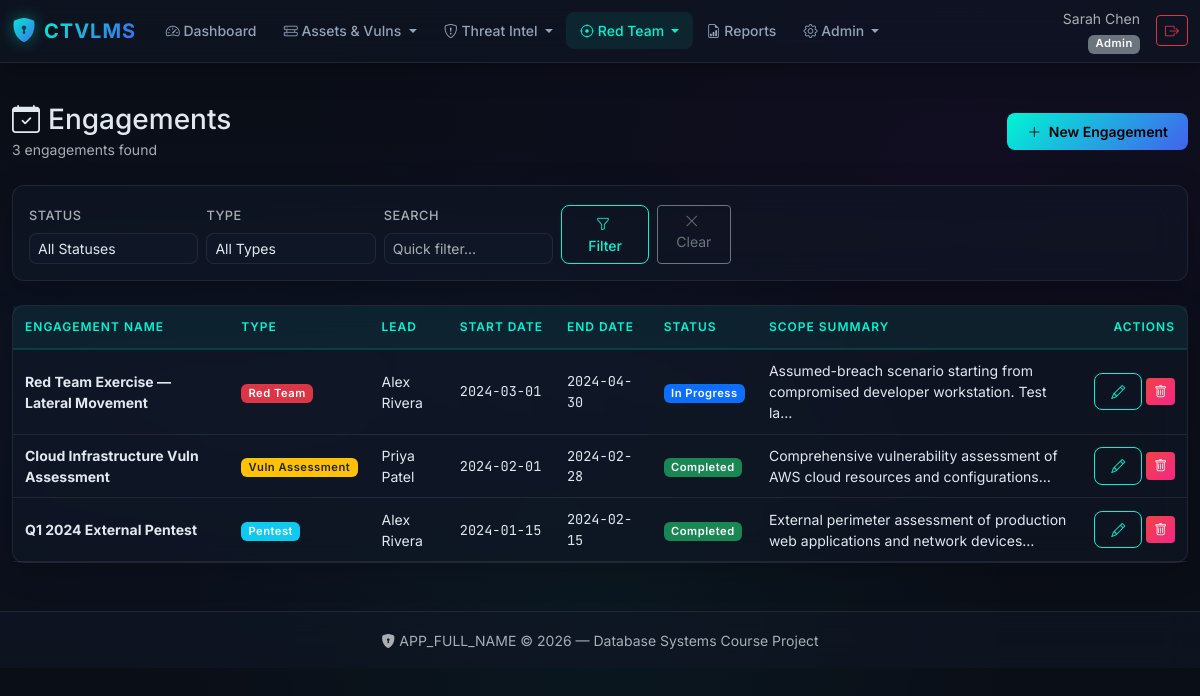
Page /?page=engagements/list (signed in) on the committed database.
### tables this page shows
CREATE TABLE engagements (
    engagementID INT AUTO_INCREMENT PRIMARY KEY,
    engagementName VARCHAR(200) NOT NULL,
    engagementType ENUM('Pentest','Red_Team','Purple_Team','Vuln_Assessment') NOT NULL,
    leadUserID INT,
    startDate DATE NOT NULL,
    endDate DATE,
    status ENUM('Planned','In_Progress','Completed','Cancelled') NOT NULL DEFAULT 'Planned',
    scopeSummary TEXT,
    FOREIGN KEY (leadUserID) REFERENCES users(userID) ON DELETE SET NULL
);

CREATE TABLE users (
    userID INT AUTO_INCREMENT PRIMARY KEY,
    fullName VARCHAR(100) NOT NULL,
    email VARCHAR(150) NOT NULL UNIQUE,
    passwordHash VARCHAR(255) NOT NULL,
    role ENUM('Admin','SOC_Analyst','Red_Teamer','Vuln_Manager','Viewer') NOT NULL DEFAULT 'Viewer',
    isActive BOOLEAN NOT NULL DEFAULT TRUE,
    createdAt TIMESTAMP DEFAULT CURRENT_TIMESTAMP
);

### index.php (called while the page is built, shortened)
<?php
require_once __DIR__ . '/includes/auth.php';
require_once __DIR__ . '/includes/audit.php';
require_once __DIR__ . '/includes/helpers.php';
$page = $_GET['page'] ?? 'dashboard';
$page = preg_replace('/[^a-zA-Z0-9_\/]/', '', $page);
$routes = [
    'dashboard'            => 'pages/dashboard.php',
    'reports'              => 'pages/reports.php',
    'users/list'           => 'pages/users/list.php',
    'users/form'           => 'pages/users/form.php',
    'assets/list'          => 'pages/assets/list.php',
    'assets/form'          => 'pages/assets/form.php',
    'vulnerabilities/list' => 'pages/vulnerabilities/list.php',
    'vulnerabilities/form' => 'pages/vulnerabilities/form.php',
    'exposures/list'       => 'pages/exposures/list.php',
    'asset_vulns/list'     => 'pages/asset_vulns/list.php',
    'asset_vulns/form'     => 'pages/asset_vulns/form.php',
    'threat_actors/list'   => 'pages/threat_actors/list.php',
    'threat_actors/form'   => 'pages/threat_actors/form.php',
    'iocs/list'            => 'pages/iocs/list.php',
    'iocs/form'            => 'pages/iocs/form.php',
    'incidents/list'       => 'pages/incidents/list.php',
    'incidents/form'       => 'pages/incidents/form.php',
    'engagements/list'     => 'pages/engagements/list.php',
    'engagements/form'     => 'pages/engagements/form.php',
    'findings/list'        => 'pages/findings/list.php',
    'findings/form'        => 'pages/findings/form.php',
    'remediations/list'    => 'pages/remediations/list.php',
    'remediations/form'    => 'pages/remediations/form.php',
    'audit_log/list'       => 'pages/audit_log/list.php',
];
require __DIR__ . '/' . $routes[$page];

### includes/auth.php (called while the page is built, shortened)
<?php
function canWrite(string $entity): bool
{
    $role = $_SESSION['role'] ?? '';
    $perms = [
        'users'           => ['Admin'],
        'assets'          => ['Admin', 'Vuln_Manager'],
        'vulnerabilities' => ['Admin', 'SOC_Analyst', 'Vuln_Manager'],
        'asset_vulns'     => ['Admin', 'SOC_Analyst', 'Vuln_Manager'],
        'threat_actors'   => ['Admin', 'SOC_Analyst', 'Red_Teamer'],
        'iocs'            => ['Admin', 'SOC_Analyst', 'Red_Teamer'],
        'incidents'       => ['Admin', 'SOC_Analyst'],
        'engagements'     => ['Admin', 'Red_Teamer'],
        'findings'        => ['Admin', 'Red_Teamer'],
        'remediations'    => ['Admin', 'SOC_Analyst', 'Vuln_Manager'],
        'audit_log'       => [],
    ];
    return in_array($role, $perms[$entity] ?? [], true);
}

### pages/engagements/list.php (the view, shortened to what this page needs)
<?php
$pageTitle = 'Engagements';
$db = getDB();
$entity = 'engagements';
$page         = max(1, (int)($_GET['pg'] ?? 1));
$where  = [];
$params = [];
$whereSQL = $where ? 'WHERE ' . implode(' AND ', $where) : '';
$countSql = "SELECT COUNT(*) FROM engagements e {$whereSQL}";
$dataSql = "SELECT e.*, u.fullName AS leadName
            FROM engagements e
            LEFT JOIN users u ON e.leadUserID = u.userID
            {$whereSQL}
            ORDER BY e.startDate DESC, e.engagementID DESC";
$result       = paginate($db, $countSql, $dataSql, $params, $page, 15);
$rows         = $result['rows'];
require __DIR__ . '/../../includes/header.php';
?>
<div class="page-header">
    <div>
        <h1 class="h3 mb-0"><i class="bi bi-calendar-check me-2"></i><?= e($pageTitle) ?></h1>
        <small class="text-muted"><?= $result['total'] ?> engagement<?= $result['total'] !== 1 ? 's' : '' ?> found</small>
    </div>
    <?php if (canWrite($entity)): ?>
    <a href="?page=engagements/form" class="btn btn-cyber">
        <i class="bi bi-plus-lg me-1"></i> New Engagement
    </a>
    <?php endif; ?>
</div>
<div class="filter-bar glass-card p-3 mb-4">
    <form method="GET" class="row g-2 align-items-end">
        <div class="col-md-3">
            <label class="form-label small text-muted">Status</label>
            <select name="status" class="form-select form-select-sm">
                <option value="">All Statuses</option>
            </select>
        </div>
        <div class="col-md-3">
            <label class="form-label small text-muted">Type</label>
            <select name="type" class="form-select form-select-sm">
                <option value="">All Types</option>
            </select>
        </div>
        <div class="col-md-3">
            <label class="form-label small text-muted">Search</label>
            <input type="text" id="tableSearch" class="form-control form-control-sm"
                   placeholder="Quick filter…">
        </div>
        <div class="col-md-3 d-flex gap-2">
            <button type="submit" class="btn btn-cyber-outline btn-sm flex-fill">
                <i class="bi bi-funnel me-1"></i> Filter
            </button>
            <a href="?page=engagements/list" class="btn btn-outline-secondary btn-sm flex-fill">
                <i class="bi bi-x-lg me-1"></i> Clear
            </a>
        </div>
    </form>
</div>
<div class="glass-card p-0 fade-in-up">
    <div class="table-responsive">
        <table class="table table-dark-custom table-hover mb-0">
            <thead>
                <tr>
                    <th>Engagement Name</th>
                    <th>Type</th>
                    <th>Lead</th>
                    <th>Start Date</th>
                    <th>End Date</th>
                    <th>Status</th>
                    <th>Scope Summary</th>
                    <?php if (canWrite($entity)): ?>
                    <th class="text-end">Actions</th>
                    <?php endif; ?>
                </tr>
            </thead>
            <tbody>
                <?php if (empty($rows)): ?>
                <tr>
                    <td colspan="<?= canWrite($entity) ? 8 : 7 ?>" class="text-center py-5">
                        <div class="empty-state">
                            <i class="bi bi-calendar-x" style="font-size:2.5rem;color:var(--accent-cyan);"></i>
                            <p class="mt-2 mb-0 text-muted">No engagements found.</p>
                        </div>
                    </td>
                </tr>
                <?php else: ?>
                <?php foreach ($rows as $row): ?>
                <tr>
                    <td>
                        <strong><?= e($row['engagementName']) ?></strong>
                    </td>
                    <td>
                        <?php
                        $typeColors = [
                            'Pentest'         => 'bg-info',
                            'Red_Team'        => 'bg-danger',
                            'Purple_Team'     => 'bg-purple',
                            'Vuln_Assessment' => 'bg-warning text-dark',
                        ];
                        $cls = $typeColors[$row['engagementType']] ?? 'bg-secondary';
                        ?>
                        <span class="badge <?= $cls ?>"><?= e(str_replace('_', ' ', $row['engagementType'])) ?></span>
                    </td>
                    <td><?= e($row['leadName'] ?? '—') ?></td>
                    <td class="font-mono"><?= e($row['startDate'] ?? '—') ?></td>
                    <td class="font-mono"><?= e($row['endDate'] ?? '—') ?></td>
                    <td><?= statusBadge($row['status']) ?></td>
                    <td>
                        <?php
                        $scope = $row['scopeSummary'] ?? '';
                        echo e(strlen($scope) > 80 ? substr($scope, 0, 80) . '…' : $scope);
                        ?>
                    </td>
                    <?php if (canWrite($entity)): ?>
                    <td class="text-end text-nowrap">
                        <a href="?page=engagements/form&id=<?= (int)$row['engagementID'] ?>"
                           class="btn btn-cyber-outline btn-sm" title="Edit">
                            <i class="bi bi-pencil"></i>
                        </a>
                        <form method="POST" action="?page=engagements/list" class="d-inline">
                            <button type="submit" class="btn btn-danger-cyber btn-sm btn-delete" title="Delete">
                                <i class="bi bi-trash"></i>
                            </button>
                        </form>
                    </td>
                    <?php endif; ?>
                </tr>
                <?php endforeach; ?>
                <?php endif; ?>
            </tbody>
        </table>
    </div>
</div>
<?php require __DIR__ . '/../../includes/footer.php'; ?>

### includes/helpers.php (shortened to what this page needs)
<?php
function e(?string $str): string
{
    return htmlspecialchars($str ?? '', ENT_QUOTES, 'UTF-8');
}
function statusBadge(?string $status): string
{
    $map = [
        'Discovered'               => 'bg-info',
        'Triaged'                  => 'bg-primary',
        'Confirmed'                => 'bg-warning text-dark',
        'Remediation_In_Progress'  => 'bg-orange',
        'Remediated'               => 'bg-success',
        'Verified_Closed'          => 'bg-success-dark',
        'Risk_Accepted'            => 'bg-secondary',
        'Open'          => 'bg-danger',
        'Investigating' => 'bg-warning text-dark',
        'Contained'     => 'bg-info',
        'Eradicated'    => 'bg-primary',
        'Recovered'     => 'bg-success',
        'Closed'        => 'bg-success-dark',
        'Planned'     => 'bg-secondary',
        'In_Progress' => 'bg-primary',
        'Completed'   => 'bg-success',
        'Cancelled'   => 'bg-danger',
    ];
    $cls = $map[$status] ?? 'bg-secondary';
    $label = str_replace('_', ' ', $status ?? '');
    return '<span class="badge ' . $cls . '">' . e($label) . '</span>';
}
function paginate(PDO $db, string $countSql, string $dataSql, array $params, int $page = 1, int $perPage = 15): array
{
    $cs = $db->prepare($countSql);
    $cs->execute($params);
    $total = (int)$cs->fetchColumn();
    $pages  = max(1, (int)ceil($total / $perPage));
    $page   = max(1, min($page, $pages));
    $offset = ($page - 1) * $perPage;
    $ds = $db->prepare($dataSql . " LIMIT :lim OFFSET :off");
    $ds->bindValue(':lim', $perPage, PDO::PARAM_INT);
    $ds->bindValue(':off', $offset,  PDO::PARAM_INT);
    $ds->execute();
    return [
        'rows'    => $ds->fetchAll(),
        'total'   => $total,
        'pages'   => $pages,
        'current' => $page,
    ];
}
function roleLabel(string $role): string
{
    $map = [
        'Admin'        => '<span class="badge bg-danger">Admin</span>',
        'SOC_Analyst'  => '<span class="badge bg-info">SOC Analyst</span>',
        'Red_Teamer'   => '<span class="badge bg-warning text-dark">Red Teamer</span>',
        'Vuln_Manager' => '<span class="badge bg-primary">Vuln Manager</span>',
        'Viewer'       => '<span class="badge bg-secondary">Viewer</span>',
    ];
    return $map[$role] ?? '<span class="badge bg-secondary">' . e($role) . '</span>';
}

### public/css/style.css (style rules this page uses)
:root { --bg-primary: #0a0e17; --bg-secondary: #111827; --bg-card: rgba(17, 24, 39, 0.7); --bg-glass: rgba(17, 24, 39, 0.55); --border-glass: rgba(255, 255, 255, 0.08); --text-primary: #e2e8f0; --text-secondary: #94a3b8; --text-muted: #64748b; --accent-cyan: #00f5d4; --accent-magenta: #f72585; --accent-blue: #4361ee; --accent-purple: #7209b7; --accent-orange: #fb8500; --severity-critical: #ef4444; --severity-high: #f97316; --severity-medium: #eab308; --severity-low: #22c55e; --font-body: 'Inter', system-ui, -apple-system, sans-serif; --font-mono: 'JetBrains Mono', 'Fira Code', monospace; --glass-blur: 16px; --radius: 12px; --radius-sm: 8px; --transition: all 0.3s cubic-bezier(0.4, 0, 0.2, 1); }
html { scroll-behavior: smooth; }
body { font-family: var(--font-body); background: var(--bg-primary); color: var(--text-primary); min-height: 100vh; background-image: radial-gradient(ellipse at 20% 50%, rgba(67, 97, 238, 0.08) 0%, transparent 50%), radial-gradient(ellipse at 80% 20%, rgba(114, 9, 183, 0.06) 0%, transparent 50%), radial-gradient(ellipse at 50% 80%, rgba(0, 245, 212, 0.04) 0%, transparent 50%); }
.glass-card { background: var(--bg-glass); backdrop-filter: blur(var(--glass-blur)); -webkit-backdrop-filter: blur(var(--glass-blur)); border: 1px solid var(--border-glass); border-radius: var(--radius); box-shadow: 0 8px 32px rgba(0, 0, 0, 0.2); transition: var(--transition); }
.table-dark-custom { --bs-table-bg: transparent; --bs-table-color: var(--text-primary); --bs-table-border-color: var(--border-glass); --bs-table-hover-bg: rgba(0, 245, 212, 0.04); --bs-table-hover-color: var(--text-primary); --bs-table-striped-bg: rgba(255, 255, 255, 0.02); font-size: 0.875rem; }
.table-dark-custom thead th { background: rgba(0, 245, 212, 0.06); color: var(--accent-cyan); font-weight: 600; font-size: 0.75rem; text-transform: uppercase; letter-spacing: 1px; border-bottom: 2px solid rgba(0, 245, 212, 0.15); padding: 0.75rem; white-space: nowrap; }
.table-dark-custom td { padding: 0.65rem 0.75rem; vertical-align: middle; }
.table-dark-custom tbody tr { transition: var(--transition); }
.badge { font-weight: 600; font-size: 0.7rem; letter-spacing: 0.5px; padding: 0.35em 0.65em; border-radius: 6px; }
.btn-cyber { background: linear-gradient(135deg, var(--accent-cyan), var(--accent-blue)); border: none; color: #000; font-weight: 600; font-size: 0.875rem; padding: 0.5rem 1.25rem; border-radius: var(--radius-sm); transition: var(--transition); text-decoration: none; }
.btn-cyber-outline { background: transparent; border: 1px solid var(--accent-cyan); color: var(--accent-cyan); font-weight: 500; font-size: 0.875rem; padding: 0.45rem 1rem; border-radius: var(--radius-sm); transition: var(--transition); text-decoration: none; }
.btn-danger-cyber { background: linear-gradient(135deg, var(--severity-critical), var(--accent-magenta)); border: none; color: #fff; font-weight: 600; font-size: 0.8rem; }
.form-control, .form-select { background: rgba(17, 24, 39, 0.8) !important; border: 1px solid var(--border-glass) !important; color: var(--text-primary) !important; border-radius: var(--radius-sm); font-size: 0.875rem; transition: var(--transition); }
.form-label { color: var(--text-secondary); font-weight: 500; font-size: 0.8rem; text-transform: uppercase; letter-spacing: 0.5px; }
.page-header { display: flex; align-items: center; justify-content: space-between; flex-wrap: wrap; gap: 1rem; margin-bottom: 1.5rem; }
.filter-bar { display: flex; gap: 0.75rem; flex-wrap: wrap; align-items: center; margin-bottom: 1.25rem; }
.filter-bar .form-control, .filter-bar .form-select { max-width: 220px; }
.font-mono { font-family: var(--font-mono); font-size: 0.85rem; }
.fade-in-up { animation: fadeInUp 0.5s ease-out forwards; }
.table-dark-custom tbody tr { animation: fadeInUp 0.3s ease-out forwards; opacity: 0; }
.table-dark-custom tbody tr:nth-child(1) { animation-delay: 0.02s; }
.table-dark-custom tbody tr:nth-child(2) { animation-delay: 0.04s; }
.table-dark-custom tbody tr:nth-child(3) { animation-delay: 0.06s; }

### rows in the picture
engagements: engagementName "Red Team Exercise — Lateral Movement", engagementType "Red Team", leadUserID.fullName "Alex Rivera", startDate "2024-03-01", endDate "2024-04-30", status "In Progress", scopeSummary "Assumed-breach scenario starting from compromised developer workstation. Test la…"
engagements: engagementName "Cloud Infrastructure Vuln Assessment", engagementType "Vuln Assessment", leadUserID.fullName "Priya Patel", startDate "2024-02-01", endDate "2024-02-28", status "Completed", scopeSummary "Comprehensive vulnerability assessment of AWS cloud resources and configurations…"
engagements: engagementName "Q1 2024 External Pentest", engagementType "Pentest", leadUserID.fullName "Alex Rivera", startDate "2024-01-15", endDate "2024-02-15", status "Completed", scopeSummary "External perimeter assessment of production web applications and network devices…"

### other values in the picture
$user['name'] "Sarah Chen"
$map[$role] "Admin"
$pageTitle "Engagements"
$result['total'] "3"
APP_FULL_NAME "APP_FULL_NAME"
